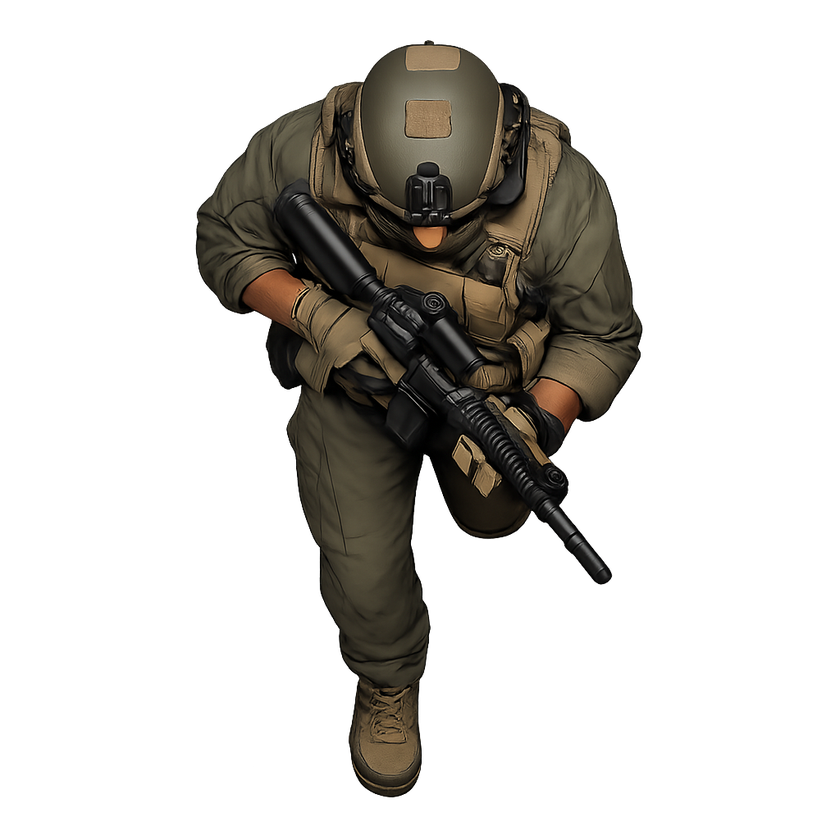
#> input picture game-assets/source/generated/images/raw/char_good_rifleman_01/move/south/frame_000.png, 840 x 840 px, shrunk from 1024 x 1024 before the run
$ python build_png_spritesheet.py ../../../game-assets/source/generated/images/raw/char_good_rifleman_01/move/south out.png out.png
#> lines starting #> are read from the running program, lines starting #| are printed output that depends on the picture
#!/usr/bin/env python3

from __future__ import annotations

import argparse
import json
from pathlib import Path

from PIL import Image


def find_png_files(source_dir: Path) -> list[Path]:
    return sorted(path for path in source_dir.glob("*.png") if path.is_file())


def main() -> int:
    parser = argparse.ArgumentParser(description="Build a horizontal spritesheet and JSON metadata from PNG frames.")
    parser.add_argument("source_dir", help="Directory containing PNG frames.")
    parser.add_argument("output_png", help="Target spritesheet PNG path.")
    parser.add_argument("output_json", help="Target spritesheet JSON metadata path.")
    parser.add_argument("--fps", type=int, default=6, help="Suggested playback FPS.")
    parser.add_argument("--columns", type=int, help="Optional fixed number of columns. Defaults to one row.")
    args = parser.parse_args()

    source_dir = Path(args.source_dir)
    output_png = Path(args.output_png)
    output_json = Path(args.output_json)
    output_png.parent.mkdir(parents=True, exist_ok=True)
    output_json.parent.mkdir(parents=True, exist_ok=True)

    png_files = find_png_files(source_dir)
    if not png_files:
        raise SystemExit(f"No PNG files found in {source_dir}")

    images = [Image.open(path).convert("RGBA") for path in png_files]
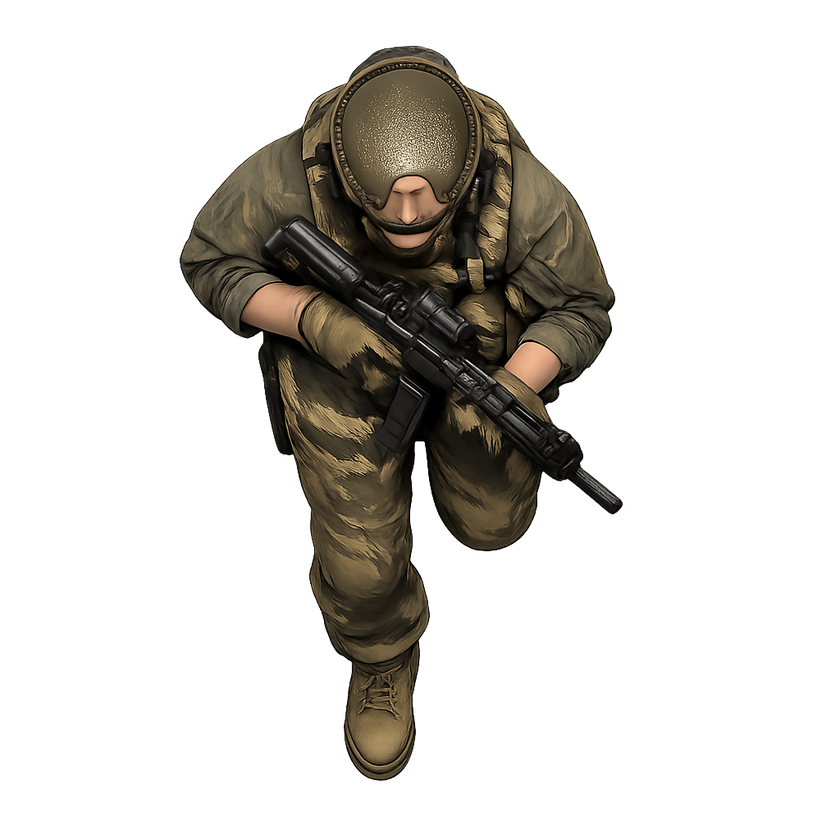
#> input picture game-assets/source/generated/images/raw/char_good_rifleman_01/move/south/frame_001.png, 840 x 840 px, shrunk from 1024 x 1024 before the run
#> images = 2 items
    frame_width = images[0].width
#> frame_width = 840
    frame_height = images[0].height
#> frame_height = 840

    for image, path in zip(images, png_files, strict=True):
        if image.width != frame_width or image.height != frame_height:
            raise SystemExit(f"Frame size mismatch in {path}")
#> this loop made 2 passes

    columns = args.columns or len(images)
#> columns = 2
    rows = (len(images) + columns - 1) // columns
#> rows = 1
    sheet = Image.new("RGBA", (frame_width * columns, frame_height * rows), (0, 0, 0, 0))
#> sheet: PIL image 1680x840 RGBA; every value is 0

    frames_meta = []
    for index, (image, path) in enumerate(zip(images, png_files, strict=True)):
        col = index % columns
        row = index // columns
        x = col * frame_width
        y = row * frame_height
        sheet.paste(image, (x, y))
        frames_meta.append(
            {
                "index": index,
                "file": path.name,
                "frame": {"x": x, "y": y, "w": frame_width, "h": frame_height},
            }
        )
#> this loop made 2 passes
#> (col, row, x, y) on passes 1 to 2: (0, 0, 0, 0), (1, 0, 840, 0)
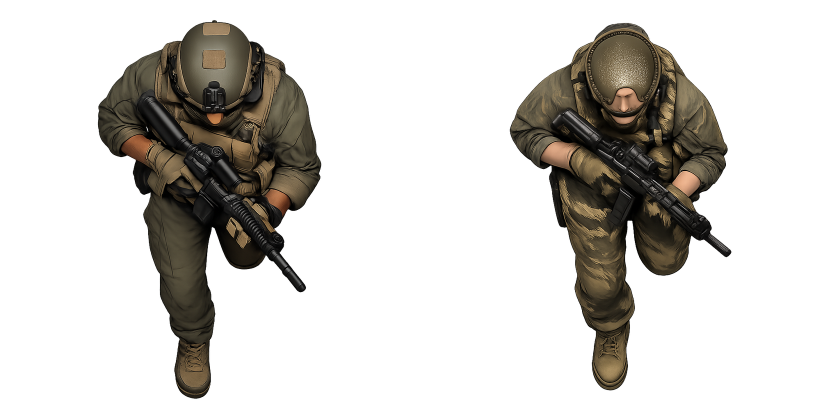
#> sheet: PIL image 1680x840 RGBA (shown at 1/2 size); mean R, G, B, A 17.3, 15.1, 11.4, 61.2; transparent parts drawn white
#> after the loop, frames_meta = 2 items

    sheet.save(output_png)

    payload = {
        "meta": {
            "image": output_png.name,
            "frame_width": frame_width,
            "frame_height": frame_height,
            "frame_count": len(images),
            "columns": columns,
            "rows": rows,
            "fps": args.fps,
        },
        "frames": frames_meta,
    }
    output_json.write_text(json.dumps(payload, indent=2) + "\n", encoding="utf-8")

    print(f"sheet={output_png}")
    print(f"data={output_json}")
    return 0


if __name__ == "__main__":
    raise SystemExit(main())
#> (the program exits here)
